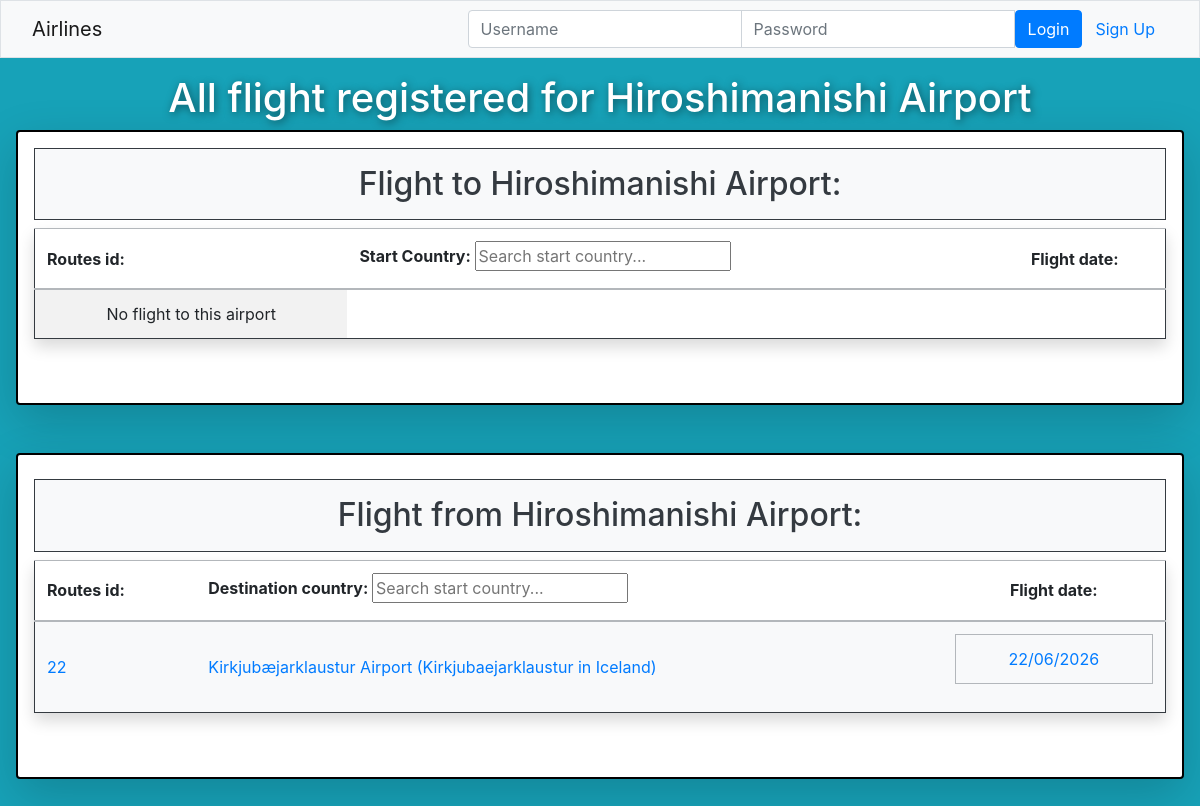
The app's page /airline/airport/8469, older data.
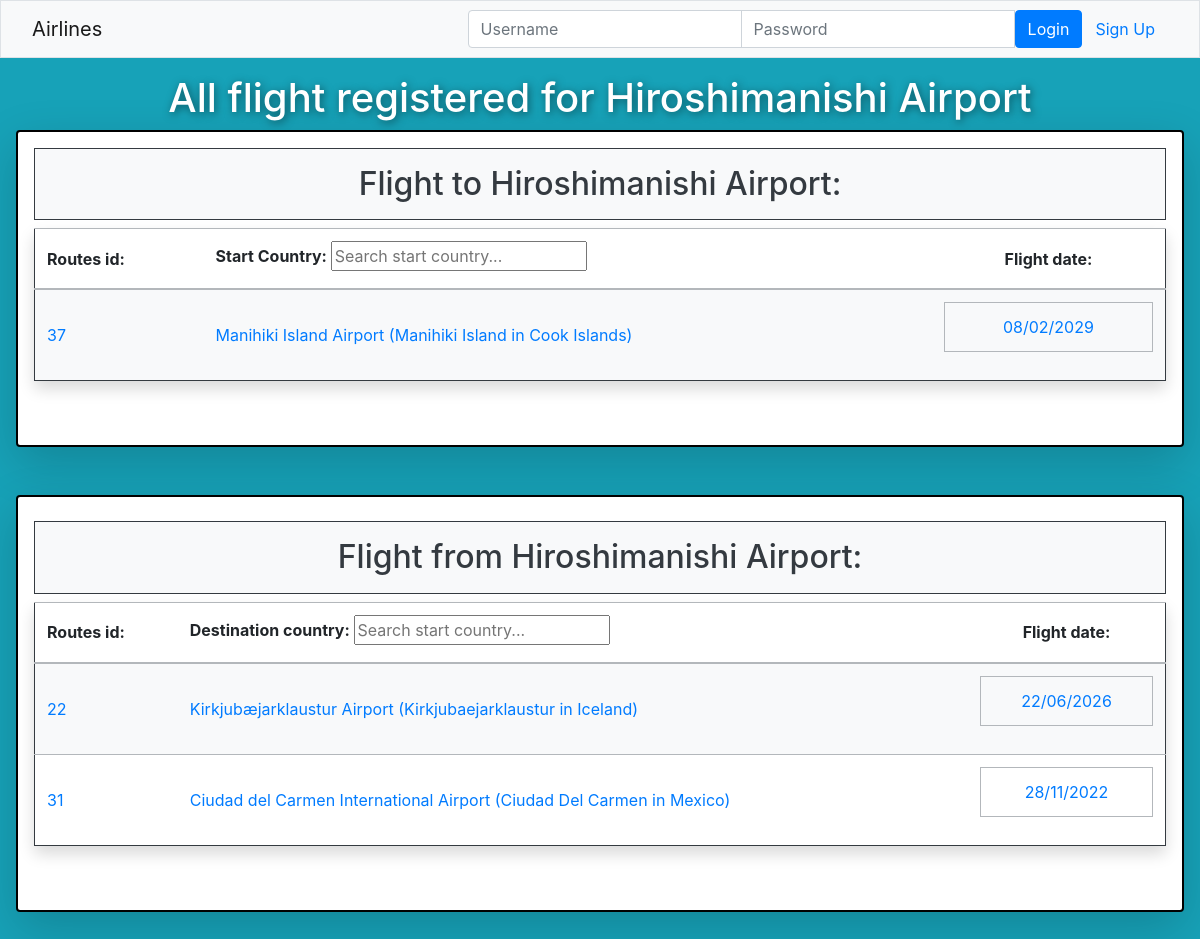
The same page, newer data.
### airline/models.py (models this page shows, shortened)
class Airport(models.Model):
    airport_id = models.IntegerField(primary_key=True)
    name = models.CharField(max_length=100)
    city = models.CharField(max_length=100)
    country = models.CharField(max_length=100)
    latitude = models.FloatField()
    longitude = models.FloatField()
    departures = models.ManyToManyField(
        "Flight", related_name="departure_airports", blank=True
    )
    arrivals = models.ManyToManyField(
        "Flight", related_name="arrival_airports", blank=True
    )
    def __str__(self):
        return f"{self.name}"

class Route(models.Model):
    start = models.ForeignKey(
        Airport, on_delete=models.CASCADE, related_name="departure_routes"
    )
    destination = models.ForeignKey(
        Airport, on_delete=models.CASCADE, related_name="arrival_routes"
    )
    flights = models.ManyToManyField(Flight, related_name="routes")
    def __str__(self):
        return f"{self.id}"

class Flight(models.Model):
    start = models.ForeignKey(
        Airport, on_delete=models.CASCADE, related_name="departure_flights"
    )
    destination = models.ForeignKey(
        Airport, on_delete=models.CASCADE, related_name="arrival_flights"
    )
    date = models.DateTimeField()
    passengers = models.ManyToManyField(
        "Passager", related_name="flight_passager", blank=True
    )

### airline/views.py (the view)
# urls.py: path("airport/<int:airport_id>", views.airport, name="airport"),
def airport(request, airport_id):
    airport = get_object_or_404(Airport, pk=airport_id)
    map = map_creator.create_map(airport)
    context = {
        "airport": airport,
        "map": map._repr_html_(),
        "countries": Airport.objects.values_list("country", flat=True).distinct(),
    }
    return render(request, template_name="airline/airport.html", context=context)

### airline/map_creator.py (called while the page is built, shortened)
def create_map(airport_start, airport_dest=None):
    map = folium.Map(
        location=[airport_start.latitude, airport_start.longitude], zoom_start=10, height=250)
    folium.Marker(
        location=[airport_start.latitude, airport_start.longitude], popup=airport_start.name, icon=folium.Icon(color="green")).add_to(map)
    return map

### airline/templates/airline/airport.html (shortened to what this page needs)
{% extends "airline/index.html" %}
{% block content %}
<div class="p-3 bg-info text-white text-center airport-main">
    <h1 class="text-shadow airport-title">
        All flight registered for {{airport}}
    </h1>
    <div class="shadow-lg p-3 mb-5 bg-white rounded airport-border">
        <table id="route_table1" class="table table-striped table-secondary border border-dark shadow p-3 mb-5 bg-white rounded airport-container-title" >
            <thead>
                <h2 class="p-3 mt-0 bg-light text-dark text-center border border-dark">Flight to {{airport}}:</h2>
                <tr class="text-left">
                    <th>Routes id: </th>
                    <th><label for="start2">Start Country: </label>
                        {% if countries|length > 5 %}
                            <input type="text" id="start2" placeholder="Search start country...">
                        {% endif %}
                    </th>
                    <th class="text-center">Flight date: </th>
                </tr>
            </thead>
            <tbody id="route-table-body">
                {% if airport.arrival_routes.all %}
                    {% for route in airport.arrival_routes.all|dictsort:"id" %}
                        <tr class="text-left" data-start2="{{route.start.country}}" data-destination2="{{route.destination.country}}" data-date="#">
                            <td><a href="/airline/routes/{{route}}">{{ route }}</a></td>
                            <td>
                                {% with start=route.flights.first %}
                                    <a href="{{start.start.airport_id}}">{{ start.start}} ({{start.start.city}} in {{start.start.country}})</a>
                                {% endwith %}
                            </td>
                            <td>
                                <table id="flight_date" class="table table-bordered align-middle">
                                    <tr>
                                        {% for flight in route.flights.all|dictsort:"date" %}
                                            {% if forloop.counter <= 5 %}
                                                {% if forloop.counter0|divisibleby:3 %}
                                                    </tr><tr>
                                                {% endif %}
                                                <td class="align-middle text-center"><a href=/airline/flight/{{flight.id}}>{{ flight.date|date:"d/m/Y" }}</a></td>
                                            {% elif forloop.counter == 6 %}
                                                <td colspan="3" class="align-middle text-center"><a href=/airline/routes/{{route.id}}>and {{ route.flights.all|length|add:-5 }} more...</a></td>
                                            {% endif %}
                                        {% endfor %}
                                    </tr>
                                </table>
                            </td>
                        </tr>
                    {% endfor %}
                {% else %}
                    <tr><td>No flight to this airport</td></tr>
                {% endif %}
            </tbody>
        </table>
    </div>
    <div class="shadow-lg p-3 mb-5 bg-white rounded airport-border">
        <table id ="route-table2" class="table table-striped table-secondary border border-dark shadow p-3 mb-5 bg-white rounded">
            <thead>
                <h2 class="p-3 mt-2 bg-light text-dark border border-dark ">Flight from {{airport}}:</h2>
                <tr class="text-left">
                    <th>Routes id: </th>
                    <th><label for="destination1">Destination country: </label>
                        {% if countries|length > 5 %}
                            <input type="text" id="destination1" placeholder="Search start country...">
                        {% endif %}
                    </th>
                    <th class="text-center">Flight date: </th>
                </tr>
            </thead>
            <tbody id="route-table-body1">
                {% if airport.departure_routes.all %}
                    {% for route in airport.departure_routes.all|dictsort:"id" %}
                    <tr class="text-left" data-start1="{{route.start.country}}" data-destination1="{{route.destination.country}}" data-date1="#">
                        <td><a href="/airline/routes/{{route}}">{{ route }}</a></td>
                        <td>
                            {% with destination=route.flights.first %}
                            <a href="{{destination.destination.airport_id}}">{{ destination.destination}} ({{destination.destination.city}} in {{destination.destination.country}})</a>
                            {% endwith %}
                        </td>
                        <td>
                            <table id="flight_date1" class="table table-bordered align-middle">
                                <tr>
                                    {% for flight in route.flights.all|dictsort:"date" %}
                                        {% if forloop.counter <= 5 %}
                                            {% if forloop.counter0|divisibleby:3 %}</tr><tr>{% endif %}
                                            <td class="align-middle text-center"><a href=/airline/flight/{{flight.id}}>{{ flight.date|date:"d/m/Y" }}</a></td>
                                        {% elif forloop.counter == 6 %}
                                            <td colspan="3" class="align-middle text-center"><a href=/airline/routes/{{route.id}}>and {{ route.flights.all|length|add:-5 }} more...</a></td>
                                        {% endif %}
                                    {% endfor %}
                                </tr>
                            </table>
                        </td>
                    </tr>
                    {% endfor %}
                {% else %}
                    <tr><td>No flight from this airport</td></tr>
                {% endif %}
            </tbody>
        </table>
    </div>
</div>
{% endblock %}

### airline/templates/airline/index.html (shortened to what this page needs)
<!DOCTYPE html>
<html lang="en">
<head>
    {% load static %}
    <link rel="stylesheet" href="https://maxcdn.bootstrapcdn.com/bootstrap/4.5.2/css/bootstrap.min.css">
    <link rel="stylesheet" type="text/css" href="/static/airline/styles.css">
</head>
<body>
    <nav class="navbar navbar-light bg-light border">
        <div class="container-fluid">
            <div class="navbar-header">
                    <a class="navbar-brand" href="/airline/">Airlines</a>
            </div>
            <ul class="nav navbar-nav navbar-right">
                {% if user.is_authenticated %}
                <li>
                  {% for passager in user.passager_user.all %}
                    <a class="btn btn-link" href="/airline/passager/{{passager.id}}">{{ user.first_name }} {{ user.last_name }}</a>
                  {% endfor %}
                  {% if user.groups.all.0.name == "Staff" or request.user.is_superuser  %}
                    <a class="btn btn-link" href="/admin">{{user}}</a>
                    <a class="btn btn-link" href="/airline/add_data">Add data</a>
                  {% endif %}
                  <a class="btn btn-link" href="{% url 'user:logout' %}">Logout</a>
                </li>
                {% else %}
                <li>
                    <form class="form-inline" action="{% url 'user:login' %}" method="post">
                        <div class="input-group">
                            <input type="text" class="form-control" placeholder="Username" name="username" >
                            <input type="password" class="form-control" placeholder="Password" name="psw" >
                            <button class="btn btn-primary" type="submit">Login</button>
                            <a class="btn btn-link" href="{% url 'user:registration' %}">Sign Up</a>
                        </div>
                    </form>
                </li>
                {% endif %}
            </ul>
        </div>
    </nav>
{% block content %}
{% endblock %}
</html>

### airline/static/airline/styles.css (style rules this page uses)
th, td { vertical-align: middle !important; }
.airport-main { position: absolute; width: 100%; }
.airport-title { text-shadow: 0.1rem 0.1rem 0.5rem rgba(0, 0, 0, 0.5); }
.airport-border { border-width: 2px; border-style: solid; border-color: black; overflow-x: auto; }
.airport-container-title { overflow-x: auto; }

Row changes from the older to the newer data that the page shows:
added Route: id "37", flights.first.start "Manihiki Island Airport", flights.first.start.city "Manihiki Island", flights.first.start.country "Cook Islands", shown under "Flight to Hiroshimanishi Airport:"
added Flight: date "08/02/2029", shown under "37"
added Route: id "31", flights.first.destination "Ciudad del Carmen International Airport", flights.first.destination.city "Ciudad Del Carmen", flights.first.destination.country "Mexico", shown under "Flight from Hiroshimanishi Airport:"
added Flight: date "28/11/2022", shown under "31"
Text that changed along with them:
text no longer shown: "No flight to this airport"
